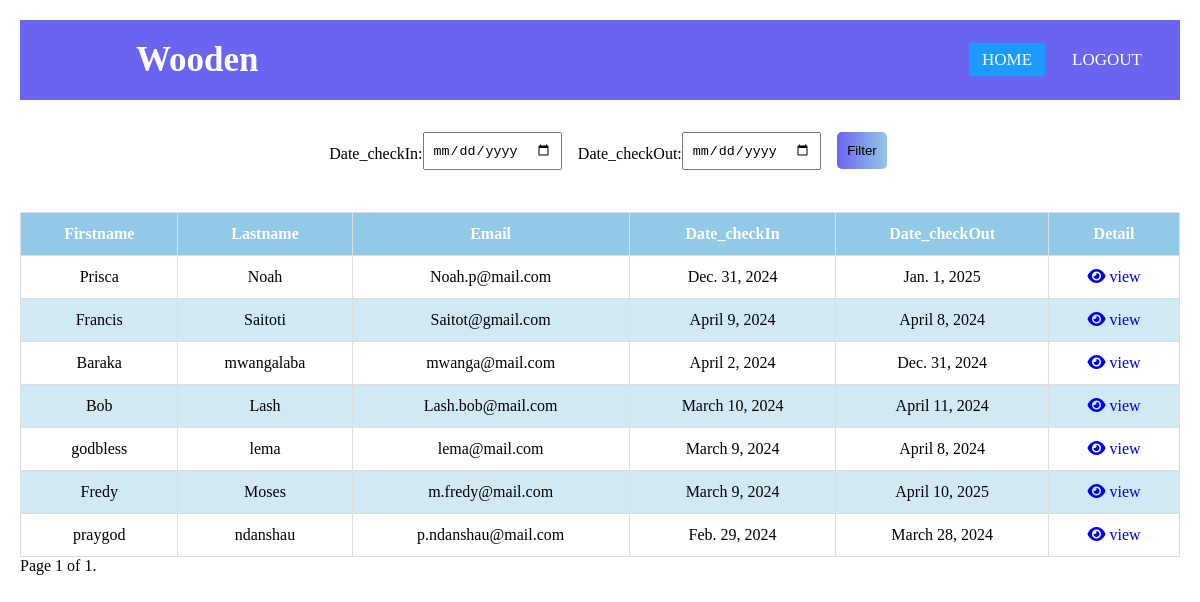
The page /reservations (signed in) on the database as committed earlier.
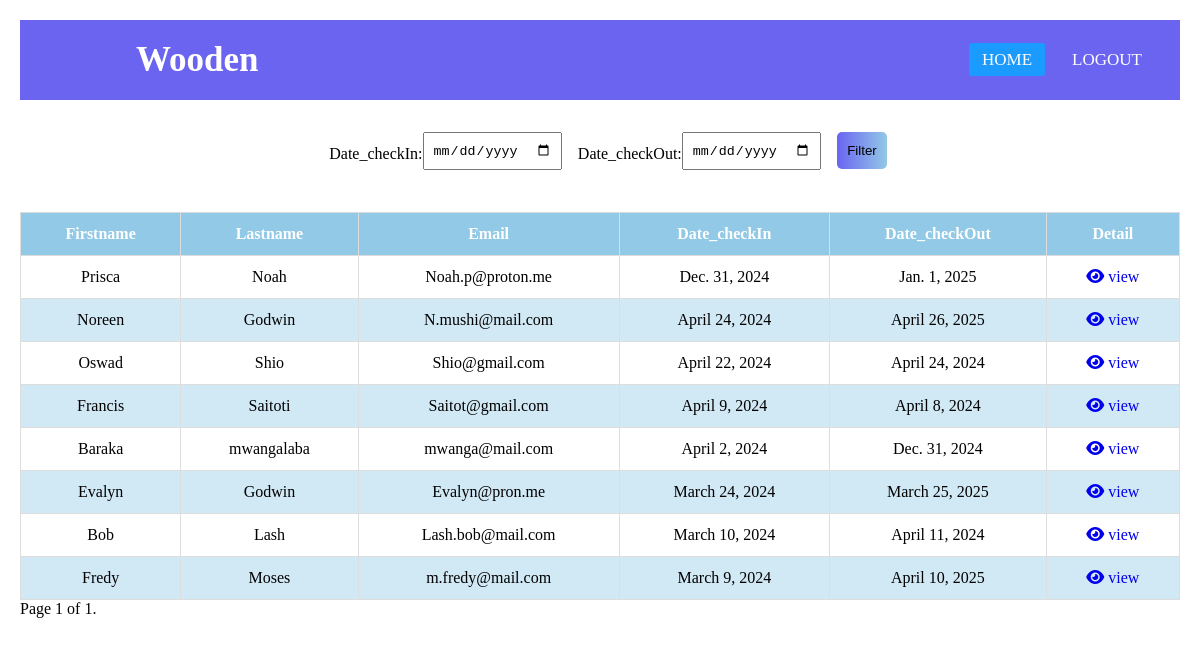
The same page on the database as committed later.
### reservationapp/models.py (models this page shows, shortened)
class Reservation(models.Model):
    Firstname=models.CharField(max_length=80,blank=False,null=False)
    Lastname=models.CharField(max_length=80,blank=False,null=False)
    Email=models.EmailField(blank=False,null=False)
    Phone=models.CharField(max_length=80,blank=False,null=False)
    Address=models.CharField(max_length=80,blank=False,null=False)
    Address2=models.CharField(max_length=80,blank=True,null=True)
    Zip_code=models.CharField(max_length=6,blank=False,null=False)
    State=models.CharField(max_length=80,blank=False,null=False)
    Image=models.FileField(upload_to="media",blank=False,null=False)
    Date_checkIn=models.DateField(blank=False,null=False)
    Time_checkIn=models.TimeField(blank=False,null=False)
    Date_checkOut=models.DateField(blank=False,null=False)
    Time_checkOut=models.TimeField(blank=False,null=False)

### reservationapp/views.py (the view)
# urls.py: path("reservations",reservation_list,name='viewlist'),
def reservation_list(request):
    if request.user.is_authenticated:
        reservations = Reservation.objects.all()
        Date_checkIn = request.GET.get('Date_checkIn', '')
        Date_checkOut = request.GET.get('Date_checkOut', '')
        date_format = "%m-%d-%Y"
        try:
            if Date_checkIn:
                Date_checkIn = datetime.strptime(Date_checkIn, "%Y-%m-%d").strftime(date_format)
            if Date_checkOut:
                Date_checkOut = datetime.strptime(Date_checkOut, "%Y-%m-%d").strftime(date_format)
        except ValueError:
            return HttpResponse("Invalid date format. Date format should be MM-DD-YYYY.")
        if Date_checkIn and Date_checkOut:
            Date_checkIn = datetime.strptime(Date_checkIn, date_format)
            Date_checkOut = datetime.strptime(Date_checkOut, date_format)
            reservations = reservations.filter(Date_checkIn__range=[Date_checkIn, Date_checkOut])
        reservations = reservations.order_by('-Date_checkIn')
        paginator = Paginator(reservations, 8)
        page = request.GET.get('page')
        try:
            reservations = paginator.page(page)
        except PageNotAnInteger:
            reservations = paginator.page(1)
        except EmptyPage:
            reservations = paginator.page(paginator.num_pages)
        context = {
            'reservations': reservations,
            'Date_checkIn': Date_checkIn,
            'Date_checkOut': Date_checkOut,
        }
        return render(request, 'showList.html', context)
    else:
        return redirect("login")

### templates/showList.html (shortened to what this page needs)
<!DOCTYPE html>
{% load static %}
<html>
<head>
  <link rel="stylesheet" href="{% static 'show.css' %}">
  <link rel="stylesheet" href="https://cdnjs.cloudflare.com/ajax/libs/font-awesome/6.5.1/css/all.min.css" />
</head>
<body>
  {% include "navbar.html" %}
  {% if user.is_authenticated %}
  <form method="GET" action="{% url 'viewlist' %}">
    <label for="Date_checkIn">Date_checkIn:</label>
    <input type="date" id="Date_checkIn"  name="Date_checkIn">
    <label for="Date_checkOut">Date_checkOut:</label>
    <input type="date"  id="Date_checkOut" name="Date_checkOut">
    <button type="submit">Filter</button>
  </form>
  <table class="table">
    <thead>
      <th>Firstname</th>
      <th>Lastname</th>
      <th>Email</th>
      <th>Date_checkIn</th>
      <th>Date_checkOut</th>
      <th>Detail</th>
    </thead>
    <tbody>
      {% for reservation in reservations %}
      <tr>
        <td data-label="S.No">{{ reservation.Firstname }}</td>
        <td data-label="Name">{{ reservation.Lastname }}</td>
        <td data-label="Age">{{ reservation.Email }}</td>
        <td data-label="Marks%">{{ reservation.Date_checkIn }}</td>
        <td data-label="Staus">{{ reservation.Date_checkOut }}</td>
        <td data-label="Staus"><a href="{% url 'reservation_detail' reservation.id %}"><i class="fa-solid fa-eye"></i> view</a></td>
      </tr>
      {% endfor %}
    </tbody>
  </table>
  <div class="pagination justify-content-center">
    <span class="step-links">
      <span class="current">
        Page {{ reservations.number }} of {{ reservations.paginator.num_pages }}.
      </span>
    </span>
  </div>
  {% else %}
  <p>You must be logged in to access the reservation list.</p>
  {% endif %}
</body>
</html>

### templates/navbar.html (shortened to what this page needs)
<!DOCTYPE html>
{% load static %}
<html lang="en" dir="ltr">
  <head>
  <link rel="stylesheet" href="{% static 'nav.css' %}">
    <link rel="stylesheet" href="https://cdnjs.cloudflare.com/ajax/libs/font-awesome/5.15.3/css/all.min.css"/>
  </head>
  <body>
  {% if user.is_authenticated %}
    <nav>
      <label class="logo">Wooden</label>
      <ul>
        <li><a class="active" href="{% url 'viewlist' %}">Home</a></li>
        <li>   <a href="{% url 'logout' %}" target="_blank">Logout</a></li>
      </ul>
    </nav>
 {% endif %}
  </body>
</html>

### static/show.css (style rules this page uses)
body { margin: 0; padding: 20px; font-family: sans-serif; background:#fff }
* { box-sizing: border-box; }
.table { width: 100%; border-collapse: collapse; }
.table td, .table th { padding: 12px 15px; border: 1px solid #ddd; text-align: center; font-size: 16px; }
.table th { background-color: #92c9e6; color: #ffffff; }
.table tbody tr:nth-child(even) { background-color: #d1e8f5; }
form { display: flex; flex-direction: row; justify-content:center; max-width: 400px; margin: 0 auto; padding-top: 2rem; padding-bottom: 2rem; align-items: center; }
label { margin-bottom: 5px; margin-left: 1rem; }
input[type="date"] { width: 100%; padding: 8px; box-sizing: border-box; margin-bottom: 10px; }
button { background: -webkit-gradient(linear, left top, right top, from(#6a64f1), to(#92c9e6)); background: linear-gradient(to right, #6a64f1, #92c9e6); color: black; padding: 11px 10px; border: none; border-radius: 5px; cursor: pointer; margin-left: 1rem; margin-bottom:.7rem ; }

### static/nav.css (style rules this page uses)
* { padding: 0; margin: 0; text-decoration: none; list-style: none; box-sizing: border-box; }
body { font-family: montserrat; }
nav { background: #6a64f1; height: 80px; width: 100%; }
label.logo { color: white; font-size: 35px; line-height: 80px; padding: 0 100px; font-weight: bold; }
nav ul { float: right; margin-right: 20px; }
nav ul li { display: inline-block; line-height: 80px; margin: 0 5px; }
nav ul li a { color: white; font-size: 17px; padding: 7px 13px; border-radius: 3px; text-transform: uppercase; }
a.active,a:hover { background: #1b9bff; transition: .5s; }

Rows that differ between the two databases and show on the page:
removed Reservation: Firstname "godbless", Lastname "lema", Email "lema@mail.com", Date_checkIn "March 9, 2024", Date_checkOut "April 8, 2024"
removed Reservation: Firstname "praygod", Lastname "ndanshau", Email "p.ndanshau@mail.com", Date_checkIn "Feb. 29, 2024", Date_checkOut "March 28, 2024"
changed Reservation "Prisca": Email "Noah.p@mail.com" → "Noah.p@proton.me"
added Reservation: Firstname "Noreen", Lastname "Godwin", Email "N.mushi@mail.com", Date_checkIn "April 24, 2024", Date_checkOut "April 26, 2025"
added Reservation: Firstname "Oswad", Lastname "Shio", Email "Shio@gmail.com", Date_checkIn "April 22, 2024", Date_checkOut "April 24, 2024"
added Reservation: Firstname "Evalyn", Lastname "Godwin", Email "Evalyn@pron.me", Date_checkIn "March 24, 2024", Date_checkOut "March 25, 2025"
